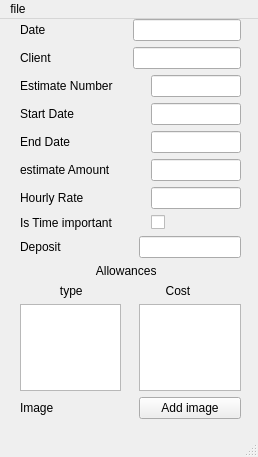
<?xml version="1.0" encoding="UTF-8"?>
<ui version="4.0">
 <class>MainWindow</class>
 <widget class="QMainWindow" name="MainWindow">
  <property name="geometry">
   <rect>
    <x>0</x>
    <y>0</y>
    <width>258</width>
    <height>457</height>
   </rect>
  </property>
  <property name="windowTitle">
   <string>MainWindow</string>
  </property>
  <widget class="QWidget" name="centralwidget">
   <widget class="QWidget" name="layoutWidget">
    <property name="geometry">
     <rect>
      <x>20</x>
      <y>0</y>
      <width>221</width>
      <height>400</height>
     </rect>
    </property>
    <layout class="QGridLayout" name="gridLayout">
     <item row="11" column="0">
      <widget class="QTextEdit" name="textEdit"/>
     </item>
     <item row="0" column="0">
      <widget class="QLabel" name="label">
       <property name="text">
        <string>Date</string>
       </property>
       <property name="buddy">
        <cstring>lineEdit</cstring>
       </property>
      </widget>
     </item>
     <item row="11" column="3" colspan="3">
      <widget class="QTextEdit" name="textEdit_2"/>
     </item>
     <item row="7" column="0" colspan="5">
      <widget class="QLabel" name="label_9">
       <property name="text">
        <string>Is Time important</string>
       </property>
       <property name="buddy">
        <cstring>checkBox</cstring>
       </property>
      </widget>
     </item>
     <item row="5" column="5">
      <widget class="QLineEdit" name="lineEdit_6"/>
     </item>
     <item row="12" column="0">
      <widget class="QLabel" name="label_11">
       <property name="text">
        <string>Image</string>
       </property>
      </widget>
     </item>
     <item row="2" column="5">
      <widget class="QLineEdit" name="lineEdit_3"/>
     </item>
     <item row="1" column="0" colspan="2">
      <widget class="QLabel" name="label_2">
       <property name="text">
        <string>Client</string>
       </property>
       <property name="buddy">
        <cstring>lineEdit_2</cstring>
       </property>
      </widget>
     </item>
     <item row="3" column="0" colspan="3">
      <widget class="QLabel" name="label_5">
       <property name="text">
        <string>Start Date</string>
       </property>
       <property name="buddy">
        <cstring>lineEdit_4</cstring>
       </property>
      </widget>
     </item>
     <item row="1" column="2" colspan="4">
      <widget class="QLineEdit" name="lineEdit_2"/>
     </item>
     <item row="5" column="0" colspan="5">
      <widget class="QLabel" name="label_7">
       <property name="text">
        <string>estimate Amount</string>
       </property>
       <property name="buddy">
        <cstring>lineEdit_6</cstring>
       </property>
      </widget>
     </item>
     <item row="4" column="0" colspan="3">
      <widget class="QLabel" name="label_6">
       <property name="text">
        <string>End Date</string>
       </property>
       <property name="buddy">
        <cstring>lineEdit_5</cstring>
       </property>
      </widget>
     </item>
     <item row="2" column="0" colspan="5">
      <widget class="QLabel" name="label_3">
       <property name="text">
        <string>Estimate Number</string>
       </property>
       <property name="buddy">
        <cstring>lineEdit_3</cstring>
       </property>
      </widget>
     </item>
     <item row="6" column="0" colspan="4">
      <widget class="QLabel" name="label_8">
       <property name="text">
        <string>Hourly Rate</string>
       </property>
       <property name="buddy">
        <cstring>lineEdit_7</cstring>
       </property>
      </widget>
     </item>
     <item row="0" column="2" colspan="4">
      <widget class="QLineEdit" name="lineEdit"/>
     </item>
     <item row="3" column="5">
      <widget class="QLineEdit" name="lineEdit_4"/>
     </item>
     <item row="7" column="5">
      <widget class="QCheckBox" name="checkBox">
       <property name="text">
        <string/>
       </property>
      </widget>
     </item>
     <item row="4" column="5">
      <widget class="QLineEdit" name="lineEdit_5"/>
     </item>
     <item row="9" column="0" colspan="6">
      <widget class="QLabel" name="label_13">
       <property name="text">
        <string>                       Allowances</string>
       </property>
      </widget>
     </item>
     <item row="10" column="0">
      <widget class="QLabel" name="label_4">
       <property name="text">
        <string>            type</string>
       </property>
      </widget>
     </item>
     <item row="10" column="3" colspan="3">
      <widget class="QLabel" name="label_12">
       <property name="text">
        <string>        Cost</string>
       </property>
      </widget>
     </item>
     <item row="12" column="3" colspan="3">
      <widget class="QPushButton" name="pushButton_2">
       <property name="text">
        <string>Add image</string>
       </property>
      </widget>
     </item>
     <item row="8" column="0">
      <widget class="QLabel" name="label_10">
       <property name="text">
        <string>Deposit</string>
       </property>
       <property name="buddy">
        <cstring>lineEdit_8</cstring>
       </property>
      </widget>
     </item>
     <item row="8" column="3" colspan="3">
      <widget class="QLineEdit" name="lineEdit_8"/>
     </item>
     <item row="6" column="5">
      <widget class="QLineEdit" name="lineEdit_7"/>
     </item>
    </layout>
   </widget>
  </widget>
  <widget class="QMenuBar" name="menubar">
   <property name="geometry">
    <rect>
     <x>0</x>
     <y>0</y>
     <width>258</width>
     <height>22</height>
    </rect>
   </property>
   <widget class="QMenu" name="menuDocument_Maker">
    <property name="title">
     <string>file</string>
    </property>
    <addaction name="actionExport"/>
   </widget>
   <addaction name="menuDocument_Maker"/>
  </widget>
  <widget class="QStatusBar" name="statusbar"/>
  <action name="actionExport">
   <property name="text">
    <string>Export</string>
   </property>
  </action>
 </widget>
 <tabstops>
  <tabstop>lineEdit</tabstop>
  <tabstop>lineEdit_2</tabstop>
  <tabstop>lineEdit_3</tabstop>
  <tabstop>lineEdit_4</tabstop>
  <tabstop>lineEdit_5</tabstop>
  <tabstop>lineEdit_6</tabstop>
  <tabstop>lineEdit_7</tabstop>
  <tabstop>checkBox</tabstop>
  <tabstop>lineEdit_8</tabstop>
 </tabstops>
 <resources/>
 <connections/>
</ui>
